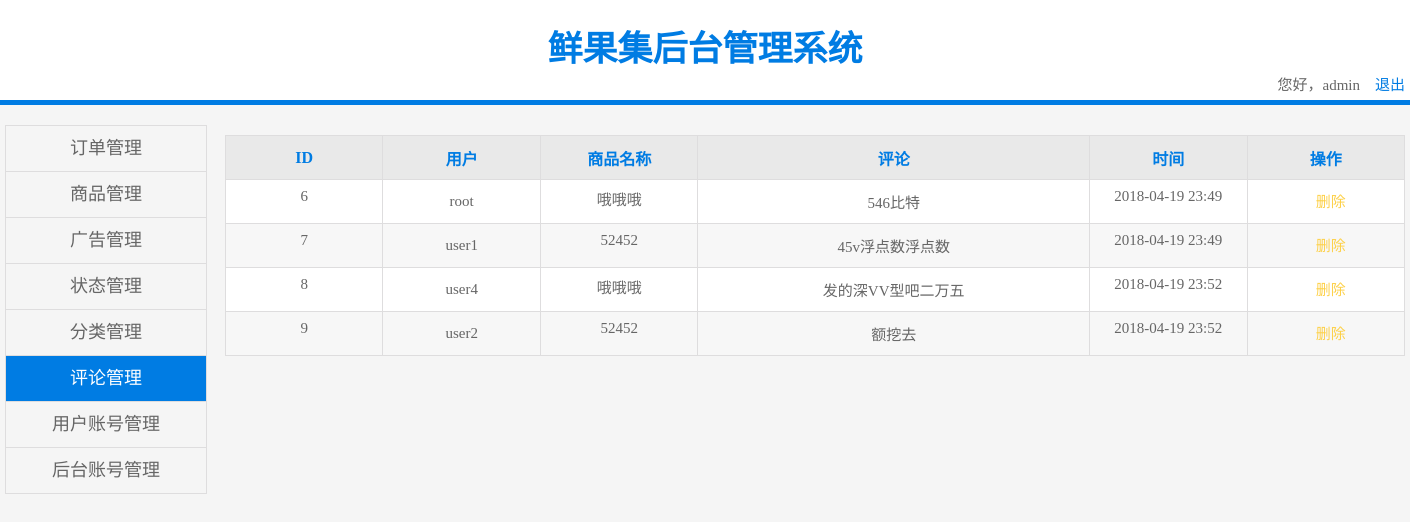
The app's page /admin/comment.php with its own data.
### tables this page shows
CREATE TABLE `comment` (
  `id` int(10) unsigned NOT NULL AUTO_INCREMENT,
  `user_id` int(11) NOT NULL,
  `time` int(11) NOT NULL,
  `content` text,
  `shop_id` int(11) NOT NULL,
  `nowtime` timestamp NOT NULL DEFAULT CURRENT_TIMESTAMP,
  PRIMARY KEY (`id`)
);

CREATE TABLE `users` (
  `id` int(10) unsigned NOT NULL AUTO_INCREMENT,
  `username` varchar(50) NOT NULL,
  `password` varchar(50) NOT NULL,
  `isadmin` tinyint(4) NOT NULL DEFAULT '0',
  PRIMARY KEY (`id`),
  UNIQUE KEY `username` (`username`)
);

CREATE TABLE `shop` (
  `id` int(10) unsigned NOT NULL AUTO_INCREMENT,
  `name` varchar(50) NOT NULL,
  `img` varchar(50) NOT NULL,
  `price` float NOT NULL,
  `stock` int(11) NOT NULL,
  `brand_id` int(11) NOT NULL,
  `shelf` tinyint(4) NOT NULL DEFAULT '1',
  PRIMARY KEY (`id`)
);

### admin/comment.php (the view, shortened to what this page needs)
<?php
    $sql = "select comment.*, shop.name sname, users.username uname from comment, shop, users where comment.user_id=users.id and comment.shop_id=shop.id";
    $rst = mysql_query($sql);
?>
<!DOCTYPE html>
<html lang="en">
<head>
    <link href="css/public.css" type="text/css" rel="stylesheet"/>
    <link href="css/product.css" type="text/css" rel="stylesheet"/>
</head>
<body>
    <div class="header">
        <div class="header_size">
            <p class="header_title">鲜果集后台管理系统 </p>
            <span class="header_exit">您好，admin&nbsp;&nbsp;&nbsp; <a href="./api/logout.php">退出</a></span>
        </div>
    </div>
    <div class="content">
        <div class="con_con">
            <ul class="nav">
                <li><a href="#">订单管理</a></li>
                <li><a href="product.php">商品管理</a></li>
                <li><a href="adv.php">广告管理</a></li>
                <li><a href="status.php">状态管理</a></li>
                <li><a href="class.php">分类管理</a></li>
                <li><a href="comment.php" class="active">评论管理</a></li>
                <li><a href="business.php">用户账号管理</a></li>
                <li><a href="#">后台账号管理</a></li>
            </ul>
            <div class="right">
                <table class="details">
                    <tr>
                        <th class="name">ID</th>
                        <th class="name">用户</th>
                        <th class="name">商品名称</th>
                        <th class="opret">评论</th>
                        <th class="name">时间</th>
                        <th class="name">操作</th>
                    </tr>
                    <?php while($row=mysql_fetch_assoc($rst)){ ?>
                    <tr>
                        <td class="name"><span><?php echo $row['id']; ?></span></td>
                        <td class="name"><?php echo $row['uname']; ?></td>
                        <td class="name"><span><?php echo $row['sname']; ?></span></td>
                        <td class="opret"><p style="padding:10px 5px;"><?php echo $row['content'] ?></p></th>
                        <td class="name"><span><?php echo date("Y-m-d H:i", $row['time']); ?></span></th>
                        <td class="name">
                            <a href="./page/comment/delete.php?id=<?php echo $row['id']; ?>&content=<?php echo $row['content']; ?>" class="Delete">删除</a>
                        </td>
                    </tr>
                    <?php } ?>
                </table>
            </div>
        </div>
    </div>
</body>
</html>

### admin/css/public.css (style rules this page uses)
* { margin: 0; padding: 0; }
body, html { margin: 0; background-color: #f5f5f5; height: 100%; font-family: 微软雅黑; color: rgb(102, 102, 102); font-size: 15px; }
.header { width: 100%; height: 100px; line-height: 100px; background-color: #fff; margin: 0; color: #007ce3; border-bottom: 5px solid #007ce3; text-align: center; }
.header_size { width: 1400px; margin: 0 auto; display: inline-block; }
.header_size a { line-height: 10px; color: #007ce3; text-decoration: none; }
.header_exit { float: right; height: 20px; line-height: 20px; color: rgb(102, 102, 102); margin-top: -25px; }
.header .header_title { width: 688px; line-height: 100px; color: #007ce3; text-align: center; font-size: 35px; font-weight: bold; margin: 0 auto; }
.content { width: 100%; margin: 0 auto; display: inline-block; text-align: center; margin-top: 20px; margin-bottom: 50px; }
.content .con_con { width: 1400px; height: 500px; margin: 0 auto; }
.content .con_con .nav { float: left; width: 200px; border: 1px solid #deddde; font-family: 微软雅黑; border-bottom: 0; }
.content .con_con .nav li { list-style: none; width: 100%; height: 45px; text-align: center; line-height: 45px; border-bottom: 1px solid #deddde; }
.content .con_con .nav li a { display: inline-block; width: 100%; height: 100%; color: rgb(102, 102, 102); text-decoration: none; font-size: 18px; }
.content .con_con .nav li .active { color: #fff; background-color: #007ce3; }
.content .con_con .right { width: 1180px; float: right; height: 500px; margin-bottom: 50px; }
.content .con_con .right .details { border-collapse: collapse; border: 1px solid #deddde; margin-top: 20px; background-color: #fff; width: 100%; }
.content .con_con .right .details { border-collapse: collapse; border: 1px solid #deddde; margin-top: 10px; font-family: 微软雅黑; }
.content .con_con .right .details th { color: #007ce3; background-color: rgb(233, 233, 233); font-size: 16px; font-family: 微软雅黑; }
.content .con_con .right .details td, th { border: 1px solid #deddde; height: 43px; overflow: hidden; text-align: center; font-family: 微软雅黑; }
.content .con_con .right .details td span { min-height: 23px; max-height: 43px; overflow: hidden; padding: 0 7px; display: inline-block; }
.content .con_con .right .details a { color: rgb(254, 159, 33); text-decoration: none; font-size: 15px; width: 40px; margin-left: 10px; font-family: 微软雅黑; }

### admin/css/product.css (style rules this page uses)
.content .con_con .right .details { border-collapse: collapse; border: 1px solid #deddde; margin-top: 20px; background-color: #fff; }
.content .con_con .right .details { border-collapse: collapse; border: 1px solid #deddde; margin-top: 10px; background-color: #fff; }
.content .con_con .right .details th { color: #007ce3; }
.content .con_con .right .details td,th { border: 1px solid #deddde; }
.content .con_con .right .details .name { width: 120px; }
.content .con_con .right .details .opret { width: 300px; }
.content .con_con .right .details a { width: 70px; height: 30px; line-height: 30px; color:#fdd047; text-decoration: none; font-size: 15px; display: inline-block; width: 40px; }

### records on screen
comment: id "6", user.username "root", shop.name "哦哦哦", content "546比特", time "2018-04-19 23:49"
comment: id "7", user.username "user1", shop.name "52452", content "45v浮点数浮点数", time "2018-04-19 23:49"
comment: id "8", user.username "user4", shop.name "哦哦哦", content "发的深VV型吧二万五", time "2018-04-19 23:52"
comment: id "9", user.username "user2", shop.name "52452", content "额挖去", time "2018-04-19 23:52"
